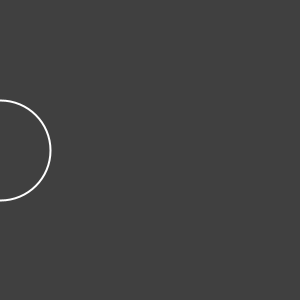
Frame 1 (no input)
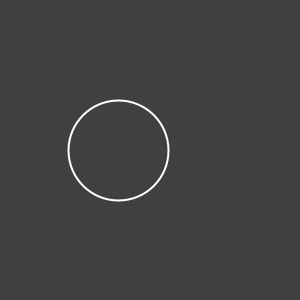
Frame 60 (the mouse pressed at the canvas centre just before this capture)
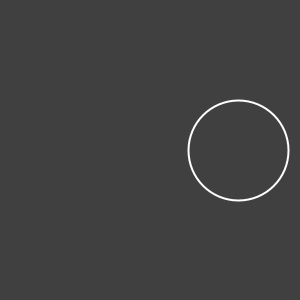
Frame 120 (the mouse held since frame 60 and released just before this capture)

The Processing sketch that drew these frames (run headless with seeded random() and noise(); from frame 60 on, the mouse is pressed at the canvas centre):

// Processing sketch: processing_18986
// ── processing_18986.pde

// conditionals IV
// bouncing circle

// we can think of the speed of an object as "how many pixels
// that object moves per frame". 

// changing the sign of the speed reverses the object's direction

int x = 0;
int speed = 2;

//--------------------------------------------------------
void setup() {
  size(300, 300);
  smooth();
  noFill();
  stroke(255); // white
  strokeWeight(2);
}

//--------------------------------------------------------
void draw() {
  background(64); // dark gray
  ellipse(x, 150, 100, 100);
  x = x + speed;
  if ( x > width || x < 0 ) {
    // reverse the speed
    speed = speed * -1;
  }
}
